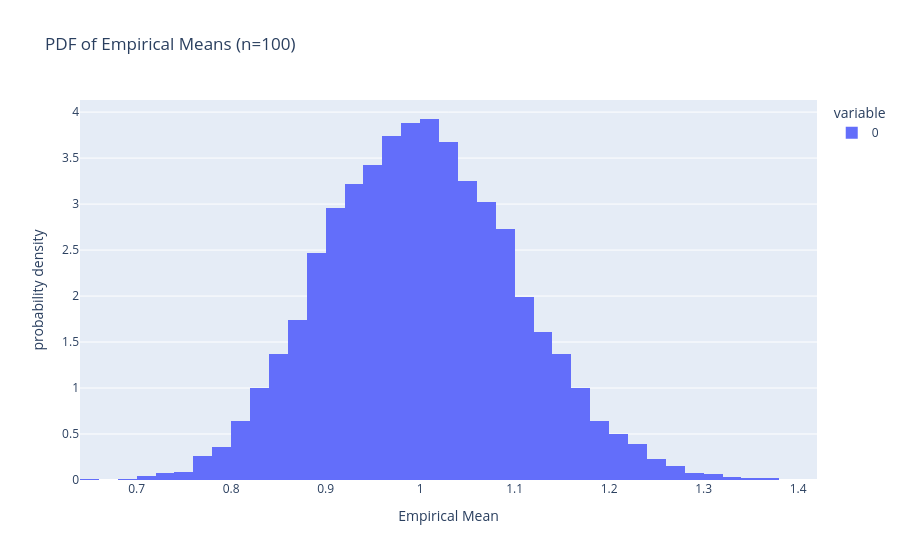
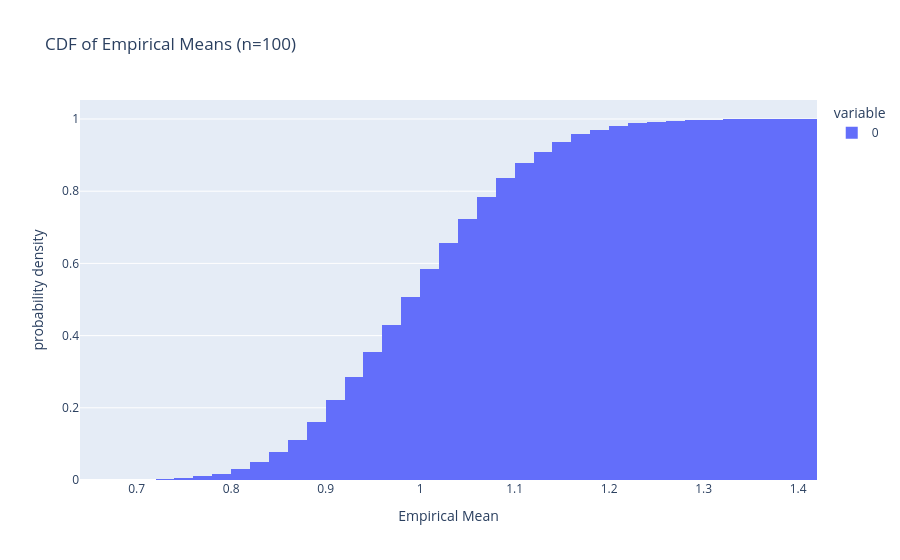
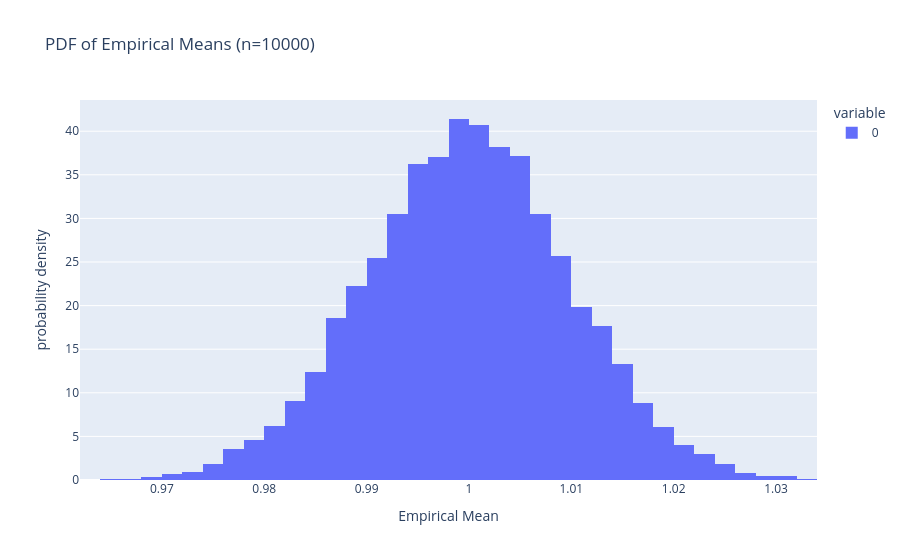

The cell these charts' notebook holds for them, in order:
### Code cell
# Weak Law
np.random.seed(42)
def get_empirical_mean_exp(n_samples):
    samples = np.random.exponential(scale=1.0, size=n_samples)
    emp_mean = np.mean(samples)
    return emp_mean

sample_size = 10000
n1 = 100
n2 = 10000

n1_samples = [get_empirical_mean_exp(n1) for _ in range(sample_size)]
n2_samples = [get_empirical_mean_exp(n2) for _ in range(sample_size)]

# Plot PDF and CDF for n1
fig = px.histogram(n1_samples, nbins=n_bins, histnorm='probability density', title=f'PDF of Empirical Means (n={n1})', labels={'value': 'Empirical Mean'})
fig.show()

fig = px.histogram(n1_samples, nbins=n_bins, cumulative=True, histnorm='probability density', title=f'CDF of Empirical Means (n={n1})', labels={'value': 'Empirical Mean'})
fig.show()

# Plot PDF and CDF for n2
fig = px.histogram(n2_samples, nbins=n_bins, histnorm='probability density', title=f'PDF of Empirical Means (n={n2})', labels={'value': 'Empirical Mean'})
fig.show()

fig = px.histogram(n2_samples, nbins=n_bins, cumulative=True, histnorm='probability density', title=f'CDF of Empirical Means (n={n2})', labels={'value': 'Empirical Mean'})
fig.show()  # Print first 5 samples for n2

### Figure 1 — Plotly figure (JSON) as saved in the notebook; plotly's stock layout.template omitted (floating-point values rounded to 4 significant figures; data arrays with more than 128 entries replaced by an {"elided": "..."} marker saying what was removed)
{"data": [{"bingroup": "x", "histnorm": "probability density", "hovertemplate": "variable=0<br>Empirical Mean=%{x}<br>probability density=%{y}<extra></extra>", "legendgroup": "0", "marker": {"color": "#636efa", "pattern": {"shape": ""}}, "name": "0", "nbinsx": 50, "orientation": "v", "showlegend": true, "type": "histogram", "x": {"elided": "10000 float values"}, "xaxis": "x", "yaxis": "y"}], "layout": {"barmode": "relative", "legend": {"title": {"text": "variable"}, "tracegroupgap": 0}, "title": {"text": "PDF of Empirical Means (n=100)"}, "xaxis": {"anchor": "y", "domain": [0, 1], "title": {"text": "Empirical Mean"}}, "yaxis": {"anchor": "x", "domain": [0, 1], "title": {"text": "probability density"}}}}

### Figure 2 — Plotly figure (JSON) as saved in the notebook; plotly's stock layout.template omitted (floating-point values rounded to 4 significant figures; data arrays with more than 128 entries replaced by an {"elided": "..."} marker saying what was removed)
{"data": [{"bingroup": "x", "cumulative": {"enabled": true}, "histnorm": "probability density", "hovertemplate": "variable=0<br>Empirical Mean=%{x}<br>probability density=%{y}<extra></extra>", "legendgroup": "0", "marker": {"color": "#636efa", "pattern": {"shape": ""}}, "name": "0", "nbinsx": 50, "orientation": "v", "showlegend": true, "type": "histogram", "x": {"elided": "10000 float values"}, "xaxis": "x", "yaxis": "y"}], "layout": {"barmode": "relative", "legend": {"title": {"text": "variable"}, "tracegroupgap": 0}, "title": {"text": "CDF of Empirical Means (n=100)"}, "xaxis": {"anchor": "y", "domain": [0, 1], "title": {"text": "Empirical Mean"}}, "yaxis": {"anchor": "x", "domain": [0, 1], "title": {"text": "probability density"}}}}

### Figure 3 — Plotly figure (JSON) as saved in the notebook; plotly's stock layout.template omitted (floating-point values rounded to 4 significant figures; data arrays with more than 128 entries replaced by an {"elided": "..."} marker saying what was removed)
{"data": [{"bingroup": "x", "histnorm": "probability density", "hovertemplate": "variable=0<br>Empirical Mean=%{x}<br>probability density=%{y}<extra></extra>", "legendgroup": "0", "marker": {"color": "#636efa", "pattern": {"shape": ""}}, "name": "0", "nbinsx": 50, "orientation": "v", "showlegend": true, "type": "histogram", "x": {"elided": "10000 float values"}, "xaxis": "x", "yaxis": "y"}], "layout": {"barmode": "relative", "legend": {"title": {"text": "variable"}, "tracegroupgap": 0}, "title": {"text": "PDF of Empirical Means (n=10000)"}, "xaxis": {"anchor": "y", "domain": [0, 1], "title": {"text": "Empirical Mean"}}, "yaxis": {"anchor": "x", "domain": [0, 1], "title": {"text": "probability density"}}}}
